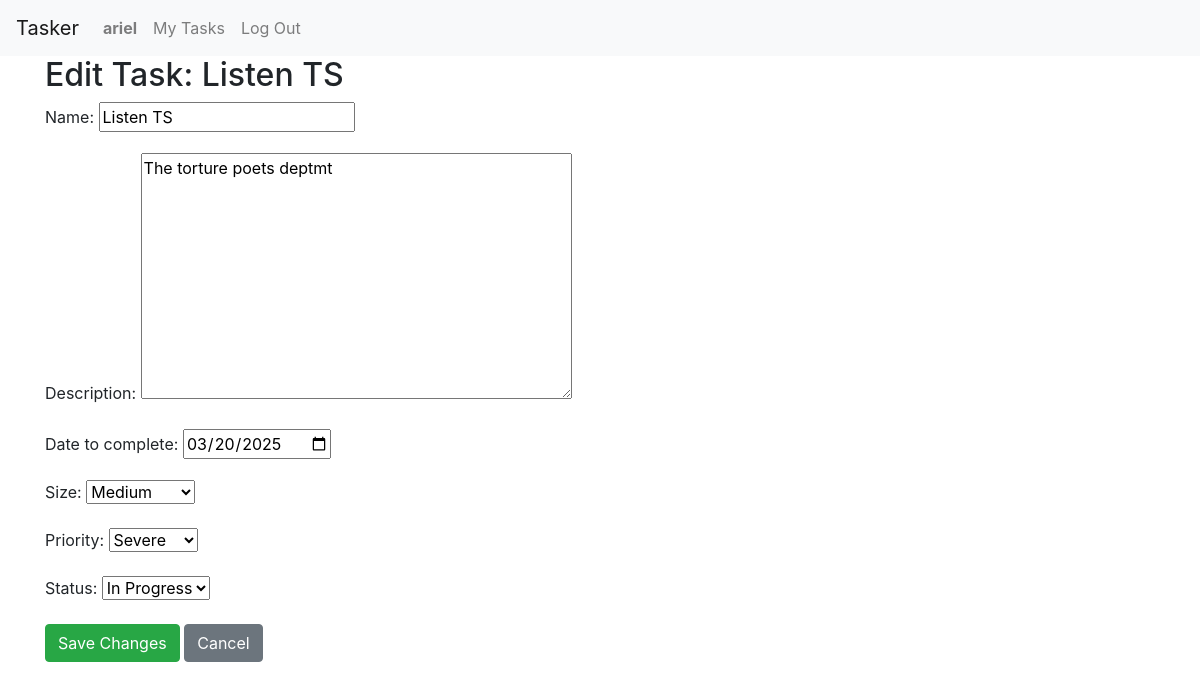
Page /tasks/edit/3/ (signed in) on the committed database.
### tasker/models.py (models this page shows, shortened)
class User(AbstractUser):
    pass

class Task(models.Model):
    SIZE_CHOICES = [
        ('small', 'Small'),
        ('medium', 'Medium'),
        ('large', 'Large'),
        ('extraLarge', 'Extra Large'),
    ]
    PRIORITY_CHOICES = [
        ('light', 'Light'),
        ('medium', 'Medium'),
        ('urgent', 'Urgent'),
        ('severe', 'Severe'),
    ]
    STATUS_CHOICES = [
        ('in-analysis', 'In Analysis'),
        ('in-progress', 'In Progress'),
        ('flagged', 'Flagged'),
        ('completed', 'Completed'),
    ]
    user = models.ForeignKey(User, on_delete=models.CASCADE, related_name="tasks")
    name = models.CharField(max_length=255)
    description = models.TextField(blank=True)
    date_created = models.DateTimeField(auto_now_add=True)
    date_to_complete = models.DateField()
    size = models.CharField(max_length=10, choices=SIZE_CHOICES)
    priority = models.CharField(max_length=10, choices=PRIORITY_CHOICES)
    status = models.CharField(max_length=15, choices=STATUS_CHOICES, default='in-analysis')

### tasker/views.py (the view)
# urls.py: path("tasks/edit/<int:task_id>/", views.edit_task, name="edit_task"),
@login_required
def edit_task(request, task_id):
    task = get_object_or_404(Task, id=task_id, user=request.user)
    if request.method == "POST":
        form = TaskForm(request.POST, instance=task)
        if form.is_valid():
            form.save()
            return redirect("task_list")
    else:
        form = TaskForm(instance=task)
    return render(request, "tasker/edit_task.html", {"form": form, "task": task})

### tasker/forms.py
class TaskForm(forms.ModelForm):
    date_to_complete = forms.DateField(
        widget=forms.DateInput(attrs={'type': 'date'})
    )
    class Meta:
        model = Task
        fields = ["name", "description", "date_to_complete", "size", "priority", "status"]

### tasker/templates/tasker/edit_task.html (shortened to what this page needs)
{% extends "tasker/layout.html" %}
{% block body %}
<div class="container">
    <h2>Edit Task: {{ task.name }}</h2>
    <form method="post">
        {{ form.as_p }}
        <button type="submit" class="btn btn-success">Save Changes</button>
        <a href="{% url 'task_list' %}" class="btn btn-secondary">Cancel</a>
    </form>
</div>
{% endblock %}

### tasker/templates/tasker/layout.html (shortened to what this page needs)
{% load static %}
<!DOCTYPE html>
<html lang="en">
    <head>
        <link rel="stylesheet" href="https://stackpath.bootstrapcdn.com/bootstrap/4.4.1/css/bootstrap.min.css">
        <link href="{% static 'tasker/styles.css' %}" rel="stylesheet">
    </head>
    <body>
        <nav class="navbar navbar-expand-lg navbar-light bg-light">
            <a class="navbar-brand" href="#">Tasker</a>
            <div>
              <ul class="navbar-nav mr-auto">
                {% if user.is_authenticated %}
                    <li class="nav-item">
                        <a class="nav-link" href="#"><strong>{{ user.username }}</strong></a>
                    </li>
                    <li class="nav-item">
                        <a class="nav-link" href="{% url 'task_list' %}">My Tasks</a>
                    </li>
                    <li class="nav-item">
                        <a class="nav-link" href="{% url 'logout' %}">Log Out</a>
                    </li>
                {% endif %}
              </ul>
            </div>
          </nav>
        <div class="body">
            {% block body %}
            {% endblock %}
        </div>
    </body>
</html>

### rows in the picture
User: username "ariel"
Task: name "Listen TS", description "The torture poets deptmt", date_to_complete "03/20/2025", size "Medium", priority "Severe", status "In Progress"
